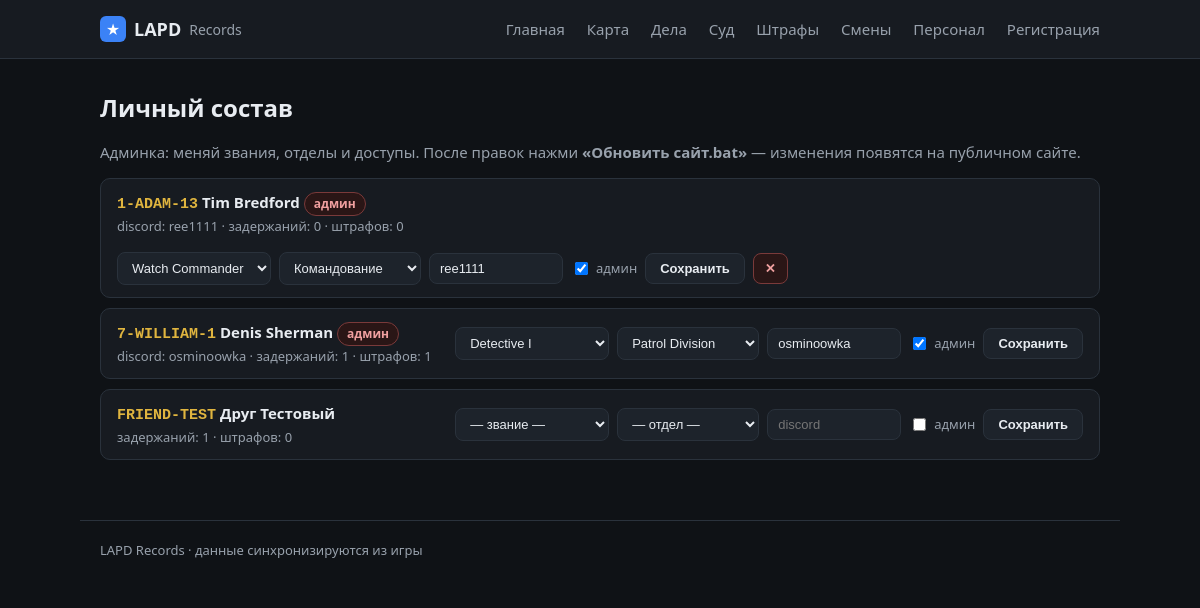
Page /staff on the earlier database version.
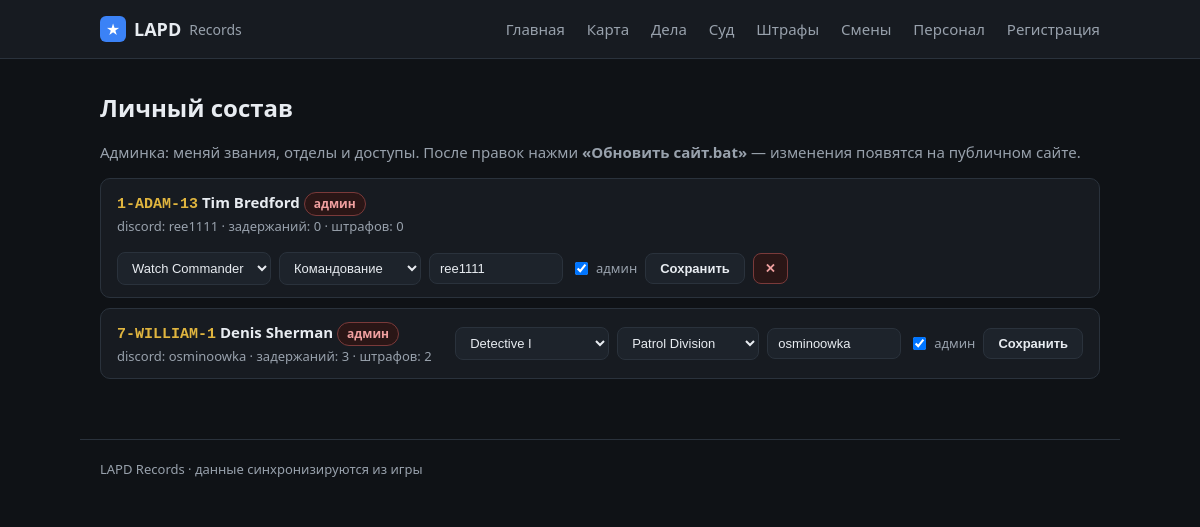
Same page on the later database version.
### tables this page shows
CREATE TABLE officers (
                id INTEGER PRIMARY KEY AUTOINCREMENT,
                callsign TEXT UNIQUE NOT NULL,
                name TEXT
            , current_status TEXT, status_since TEXT, rank TEXT, department TEXT, discord TEXT, is_admin INTEGER);

### app/main.py (the view, shortened to what this page needs)
@app.route("/staff", methods=["GET", "POST"])
def staff():
    is_static = os.environ.get("STATIC_EXPORT") == "1"
    return render_template("staff.html", officers=db.list_all_officers(),
                           ranks=db.RANKS, departments=db.DEPARTMENTS)

### app/db.py (called while the page is built)
@contextmanager
def get_conn():
    conn = sqlite3.connect(config.DB_PATH)
    conn.row_factory = sqlite3.Row
    try:
        yield conn
        conn.commit()
    finally:
        conn.close()

def status_info(code):
    return DUTY_STATUS.get(code, {"ru": "Не на службе", "cls": "off"})

def list_all_officers():
    with get_conn() as c:
        rows = c.execute(
            """SELECT officers.*,
                      (SELECT COUNT(*) FROM cases WHERE cases.officer_id=officers.id AND cases.is_test=0) AS cases_count,
                      (SELECT COUNT(*) FROM citations WHERE citations.officer_id=officers.id) AS cit_count,
                      (SELECT COUNT(*) FROM profiles WHERE profiles.callsign=officers.callsign) AS registered
               FROM officers ORDER BY officers.is_admin DESC, officers.callsign""").fetchall()
        out = []
        for r in rows:
            d = dict(r)
            si = status_info(d.get("current_status"))
            d["status_ru"], d["status_cls"] = si["ru"], si["cls"]
            d["registered"] = bool(d.get("registered"))
            out.append(d)
        return out

### app/templates/staff.html (shortened to what this page needs)
{% extends "base.html" %}
{% block content %}
<h1>Личный состав</h1>
{% if static_export %}
  <p class="muted">Список офицеров департамента. Звания и отделы назначает руководство.</p>
{% else %}
  <p class="muted">Админка: меняй звания, отделы и доступы. После правок нажми
    <b>«Обновить сайт.bat»</b> — изменения появятся на публичном сайте.</p>
{% endif %}
{% if officers %}
<div class="staff-list">
  {% for o in officers %}
  <div class="staff-row">
    <div class="staff-who">
      <a href="{{ url_for('officer_view', callsign=o.callsign) }}"><span class="cs">{{ o.callsign }}</span></a>
      <b>{{ o.name or '' }}</b>
      {% if o.is_admin %}<span class="tag adm">админ</span>{% endif %}
      <div class="muted small">
        {% if o.discord %}discord: {{ o.discord }} · {% endif %}
        задержаний: {{ o.cases_count }} · штрафов: {{ o.cit_count }}
      </div>
    </div>
    {% if static_export %}
      <div class="staff-meta">
        {% if o.rank %}<span class="tag rank">{{ o.rank }}</span>{% endif %}
        <div class="muted small">{{ o.department or '—' }}</div>
      </div>
    {% else %}
      <form method="post" class="staff-form">
        <select name="rank">
          <option value="">— звание —</option>
          {% for r in ranks %}<option value="{{ r }}" {{ 'selected' if o.rank==r }}>{{ r }}</option>{% endfor %}
        </select>
        <select name="department">
          <option value="">— отдел —</option>
          {% for d in departments %}<option value="{{ d }}" {{ 'selected' if o.department==d }}>{{ d }}</option>{% endfor %}
        </select>
        <input name="discord" value="{{ o.discord or '' }}" placeholder="discord" size="12">
        <label class="chk"><input type="checkbox" name="is_admin" {{ 'checked' if o.is_admin }}> админ</label>
        <button class="btn">Сохранить</button>
        {% if not o.cases_count and not o.cit_count %}
          <button class="btn del" name="action" value="delete"
                  onclick="return confirm('Удалить офицера {{ o.callsign }}?')">✕</button>
        {% endif %}
      </form>
    {% endif %}
  </div>
  {% endfor %}
</div>
{% else %}
  <p class="empty">Офицеров пока нет.</p>
{% endif %}
{% endblock %}

Differences in the rows shown:
removed officers: callsign "FRIEND-TEST", name "Друг Тестовый", cases_count "1", cit_count "0"
computed for officers "7-WILLIAM-1": cases_count "1" → "3"; cit_count "1" → "2"
